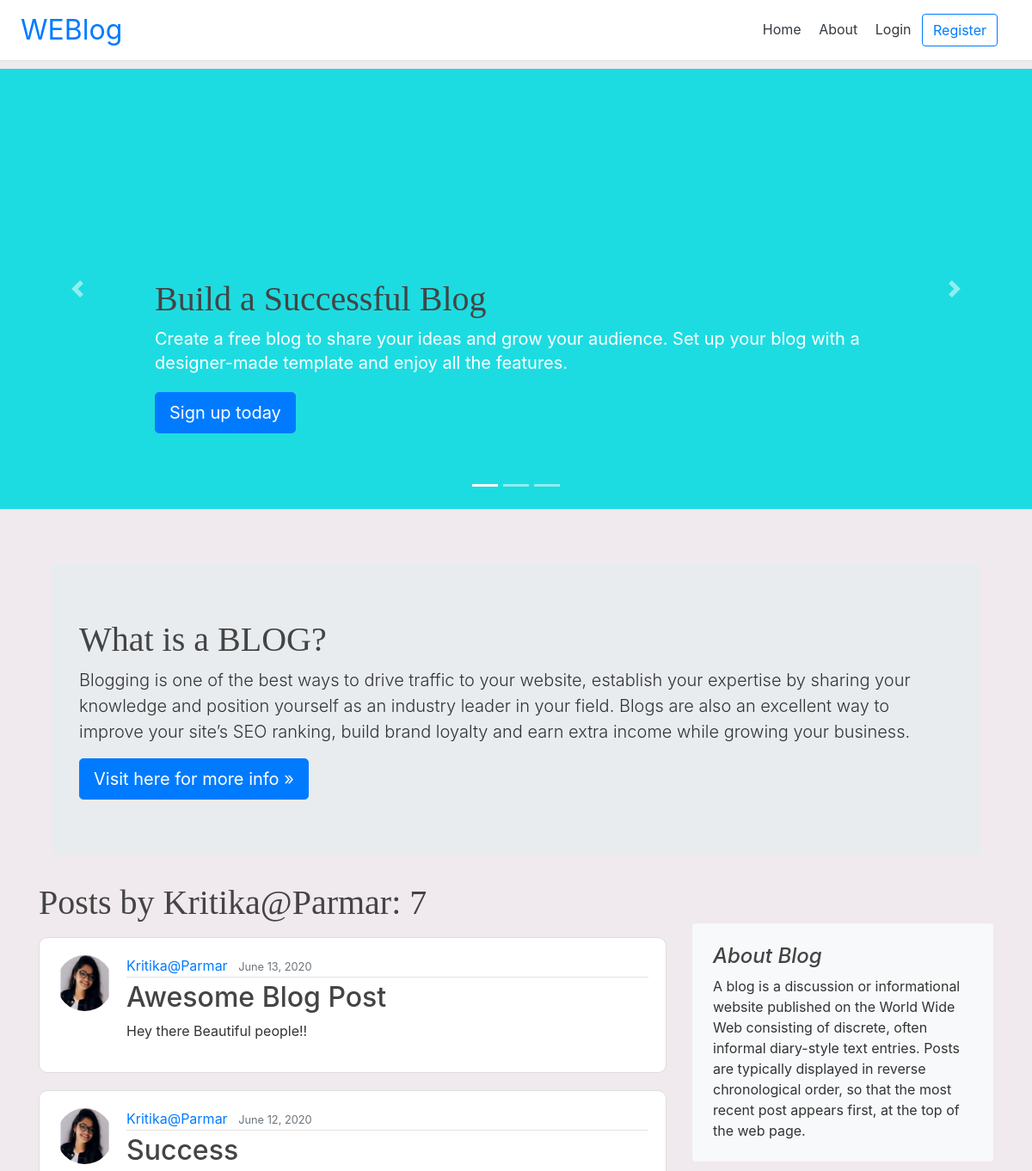
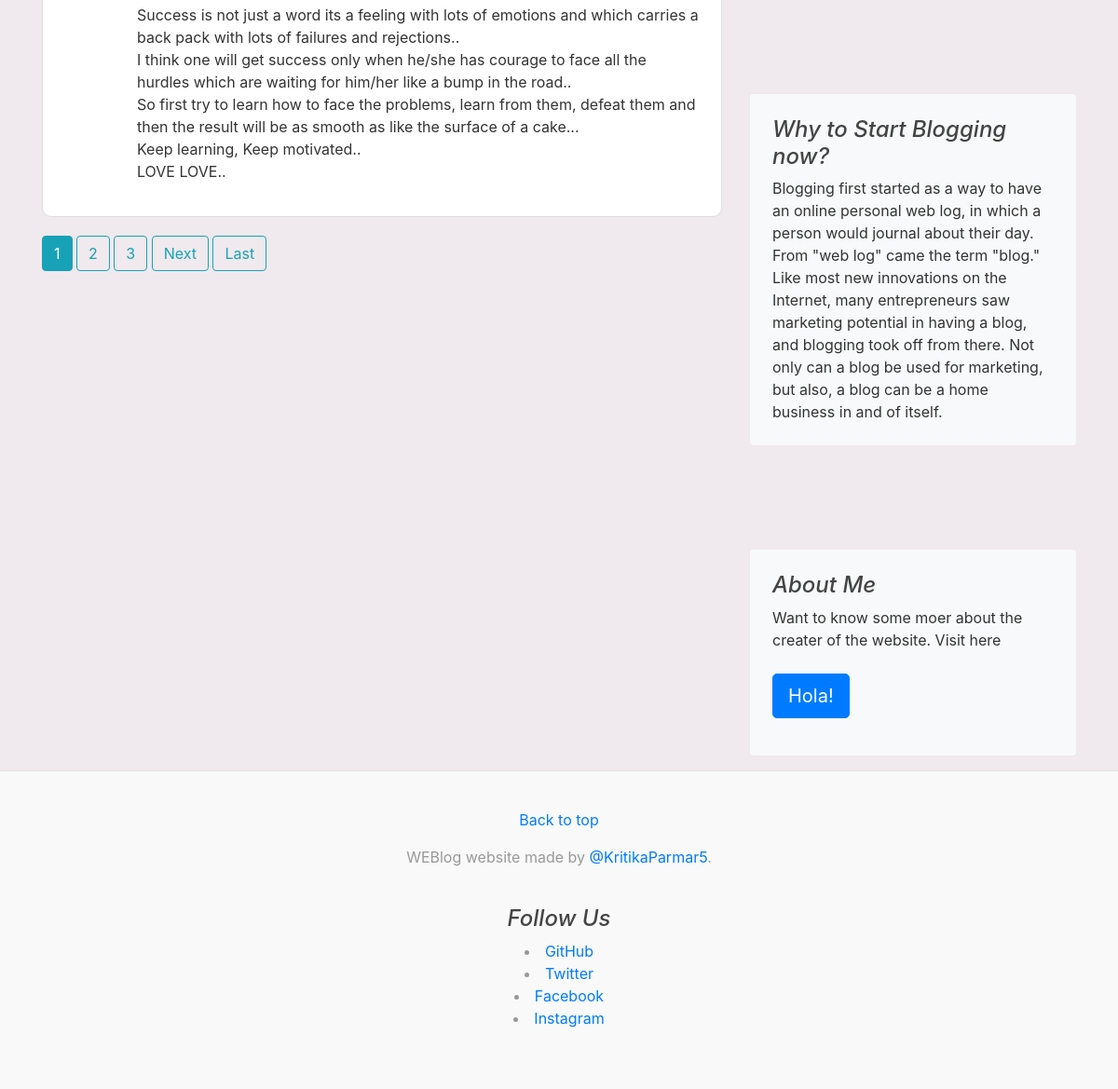
Page /blogs/user/Kritika@Parmar on the committed database (2 pictures, top to bottom).
### blogapp/models.py (models this page shows, shortened)
class BlogPost(models.Model):
    title = models.CharField(max_length=100)
    content = models.TextField()
    date_posted = models.DateTimeField(default=timezone.now)
    author = models.ForeignKey(User, on_delete=models.CASCADE)

### users/models.py (models this page shows, shortened)
class Profile(models.Model):
    user = models.OneToOneField(User, on_delete=models.CASCADE)
    image = models.ImageField(default='default.jpg', upload_to='profile_pics')

### blogapp/views.py (the view)
# urls.py: path('user/<str:username>', UserPostListView.as_view(), name='user-posts'),
class UserPostListView(ListView):
    model = BlogPost
    template_name = 'blogapp/user_posts.html'  # <app>/<model>_<viewtype>.html
    context_object_name = 'posts'
    paginate_by = 2
    def get_queryset(self):
        user = get_object_or_404(User, username=self.kwargs.get('username'))
        return BlogPost.objects.filter(author=user).order_by('-date_posted')

### blogapp/templates/blogapp/user_posts.html (shortened to what this page needs)
{% extends "blogapp/base.html" %}
{% block content %}
    <h1 class="mb-3">Posts by {{ view.kwargs.username }}: {{ page_obj.paginator.count }}</h1>
    {% for post in posts %}
        <article class="media content-section">
          <img class="rounded-circle article-img" src="{{ post.author.profile.image.url }}">
          <div class="media-body">
            <div class="article-metadata">
              <a class="mr-2" href="{% url 'user-posts' post.author.username %}">{{ post.author }}</a>
              <small class="text-muted">{{ post.date_posted|date:"F d, Y" }}</small>
            </div>
            <h2><a class="article-title" href="{% url 'post-detail' post.id %}">{{ post.title }}</a></h2>
            <p class="article-content">{{ post.content }}</p>
          </div>
        </article>
    {% endfor %}
    {% if is_paginated %}
      {% for num in page_obj.paginator.page_range %}
        {% if page_obj.number == num %}
          <a class="btn btn-info mb-4" href="?page={{ num }}">{{ num }}</a>
        {% elif num > page_obj.number|add:'-3' and num < page_obj.number|add:'3' %}
          <a class="btn btn-outline-info mb-4" href="?page={{ num }}">{{ num }}</a>
        {% endif %}
      {% endfor %}
      {% if page_obj.has_next %}
        <a class="btn btn-outline-info mb-4" href="?page={{ page_obj.next_page_number }}">Next</a>
        <a class="btn btn-outline-info mb-4" href="?page={{ page_obj.paginator.num_pages }}">Last</a>
      {% endif %}
    {% endif %}
{% endblock content %}

### blogapp/static/blogapp/style.css (style rules this page uses)
body { background: #f0e9ed; color: #333333; margin-top: 5rem; }
h1, h2, h3, h4, h5, h6 { color: #444444; }
h1 { font-family: "Playfair Display", Georgia, "Times New Roman", serif; }
.content-section { background: #ffffff; padding: 20px 20px; border: 1px solid #dddddd; border-radius: 10px; margin-bottom: 20px; }
.article-title { color: #444444; }
.article-content { white-space: pre-line; }
.article-img { height: 65px; width: 65px; margin-right: 16px; }
.article-metadata { padding-bottom: 1px; margin-bottom: 4px; border-bottom: 1px solid #e3e3e3 }

### rows in the picture
BlogPost: author.profile.image (picture), author "Kritika@Parmar", date_posted "June 13, 2020", title "Awesome Blog Post", content "Hey there Beautiful people!!"
BlogPost: author.profile.image (picture), author "Kritika@Parmar", date_posted "June 12, 2020", title "Success", content "Success is not just a word its a feeling with lots of emotions and which carries a back pack with lots of failures and rejections.. I think one will get success only when he/she has courage to face all the hurdles which are waiting for him/her like a bump in the road.. So first try to learn how to face the problems, learn from them, defeat them and then the result will be as smooth as like the surface of a cake... Keep learning, Keep motivated.. LOVE LOVE.."

### other values in the picture
{{ view.kwargs.username }} "Kritika@Parmar"
{{ page_obj.paginator.count }} "7"
{{ num }} "1"
{{ num }} "2" "3"
